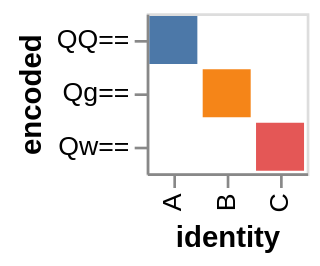

Vega-Lite specification stored for this chart:
### Vega specification from a JSON file in a GitHub repository (floating-point values rounded to 4 significant figures)
{"$schema": "https://vega.github.io/schema/vega/v5.json", "background": "white", "padding": 5, "style": "cell", "data": [{"name": "source_0", "values": [{"a": "A", "b": 28}, {"a": "B", "b": 55}, {"a": "C", "b": 43}]}, {"name": "data_0", "source": "source_0", "transform": [{"type": "formula", "expr": "atob(btoa(datum.a))", "as": "identity"}, {"type": "formula", "expr": "btoa(datum.a)", "as": "encoded"}]}], "signals": [{"name": "x_step", "value": 20}, {"name": "width", "update": "bandspace(domain('x').length, 0.1, 0.05) * x_step"}, {"name": "y_step", "value": 20}, {"name": "height", "update": "bandspace(domain('y').length, 0.1, 0.05) * y_step"}], "marks": [{"name": "marks", "type": "rect", "style": ["bar"], "from": {"data": "data_0"}, "encode": {"update": {"fill": {"scale": "color", "field": "a"}, "ariaRoleDescription": {"value": "bar"}, "description": {"signal": "\"identity: \" + (isValid(datum[\"identity\"]) ? datum[\"identity\"] : \"\"+datum[\"identity\"]) + \"; encoded: \" + (isValid(datum[\"encoded\"]) ? datum[\"encoded\"] : \"\"+datum[\"encoded\"]) + \"; a: \" + (isValid(datum[\"a\"]) ? datum[\"a\"] : \"\"+datum[\"a\"])"}, "x": {"scale": "x", "field": "identity"}, "width": {"signal": "max(0.25, bandwidth('x'))"}, "y": {"scale": "y", "field": "encoded"}, "height": {"signal": "max(0.25, bandwidth('y'))"}}}}], "scales": [{"name": "x", "type": "band", "domain": {"data": "data_0", "field": "identity", "sort": true}, "range": {"step": {"signal": "x_step"}}, "paddingInner": 0.1, "paddingOuter": 0.05}, {"name": "y", "type": "band", "domain": {"data": "data_0", "field": "encoded", "sort": true}, "range": {"step": {"signal": "y_step"}}, "paddingInner": 0.1, "paddingOuter": 0.05}, {"name": "color", "type": "ordinal", "domain": {"data": "data_0", "field": "a", "sort": true}, "range": "category"}], "axes": [{"scale": "x", "orient": "bottom", "grid": false, "title": "identity", "labelAlign": "right", "labelAngle": 270, "labelBaseline": "middle", "zindex": 0}, {"scale": "y", "orient": "left", "grid": false, "title": "encoded", "zindex": 0}]}
